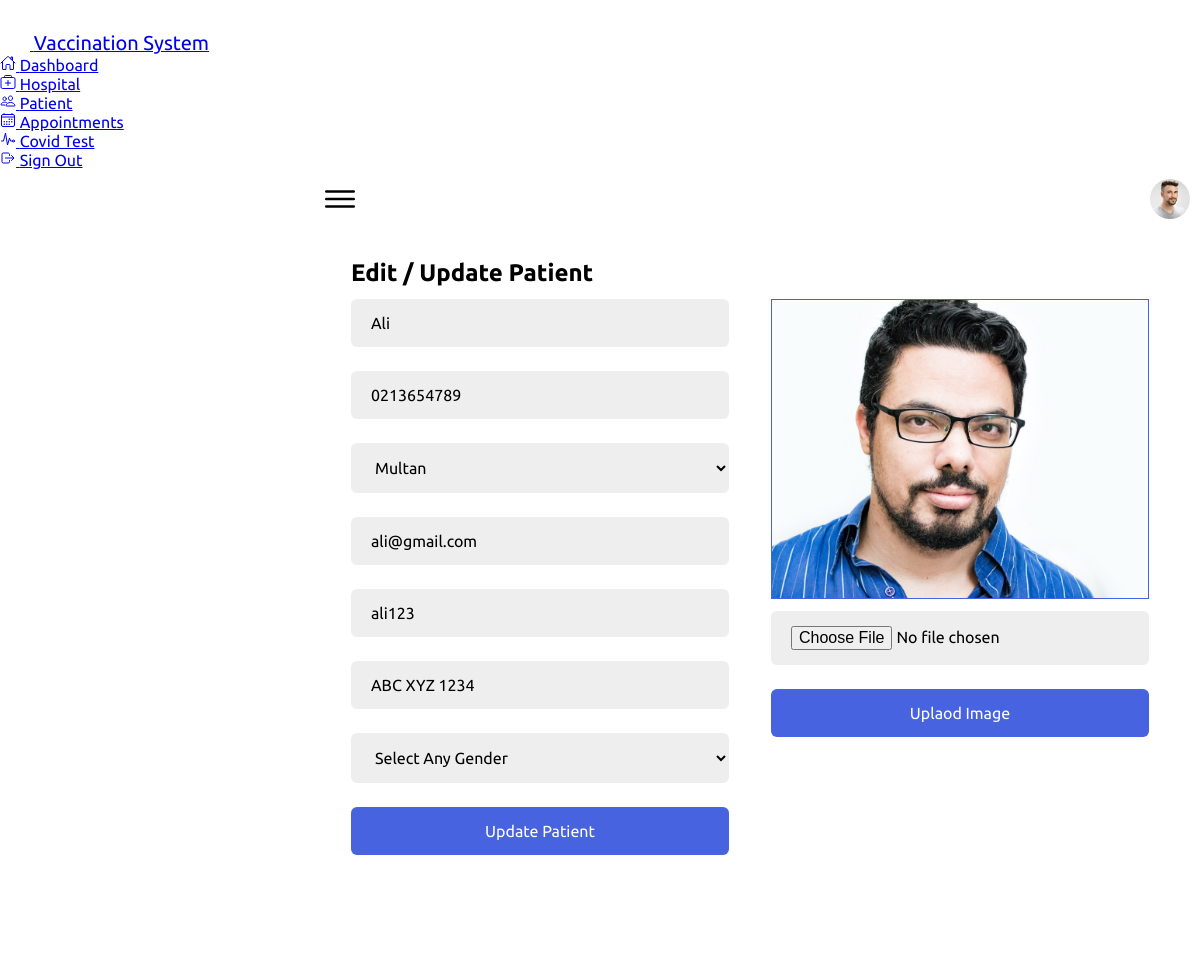
Page /Admin/edit_patient.php?id=1 (signed in) on the committed database.
### tables this page shows
CREATE TABLE `tbl_patient` (
  `id` int(11) NOT NULL,
  `name` varchar(50) NOT NULL,
  `contact` varchar(15) NOT NULL,
  `email` varchar(50) NOT NULL,
  `password` varchar(50) NOT NULL,
  `cid` int(11) NOT NULL,
  `address` varchar(150) NOT NULL,
  `gender` varchar(15) NOT NULL,
  `image` varchar(100) NOT NULL,
  `status` varchar(50) NOT NULL DEFAULT 'activate'
);

CREATE TABLE `tbl_city` (
  `id` int(11) NOT NULL,
  `name` varchar(50) NOT NULL
);

### Admin/edit_patient.php (the view, shortened to what this page needs)
<?php
    include("connection.php");
    $query = "SELECT * FROM tbl_patient WHERE id=$_GET[id]";
    $result = mysqli_query($connection,$query);
    $row = mysqli_fetch_assoc($result);
?>
<!DOCTYPE html>
<html lang="en">
<head>
    <link rel="stylesheet" href="assets/css/index.css">
</head>
<body>
    <div class="container">
        <?php
            include("navigation.php");
        ?>
        <div class="main">
            <div class="topbar">
                <div class="toggle">
                    <ion-icon name="menu-outline"></ion-icon>
                </div>
                <div class="user">
                    <a href='profile.php'><img src="assets/imgs/customer01.jpg" alt=""></a>
                </div>
            </div>
            <div class="mainContent">
                <div class="leftSide">
                <h2>Edit / Update Patient</h2>
                <form method="post" enctype="multipart/form-data" autocomplete="off">
                    <input type="text" placeholder="Enter Patient Name" name="name" value="<?php echo $row['name'];?>"><br>
                    <input type="number" placeholder="Enter Patient Number" name="phone" value="<?php echo $row['contact'];?>"><br>
                    <select name="city">
                        <?php
                            $query = "SELECT * FROM tbl_city";
                            $result = mysqli_query($connection,$query);
                            foreach ($result as $row1) {
                                echo "<option value='".$row1['id']."'";
                                if ($row['cid'] == $row1['id']) {
                                    echo " selected";
                                }
                                echo ">".$row1['name']."</option>";
                            }
                        ?>
                    </select><br>
                    <input type="email" placeholder="Enter Patient Email" name="email" value="<?php echo $row['email'];?>"><br>
                    <input type="text" placeholder="Enter Patient Password" name="password" value="<?php echo $row['password'];?>"><br>
                    <input type="text" placeholder="Enter Patient Address" name="address" value="<?php echo $row['address'];?>"><br>
                    <select name="gender">
                        <option hidden>Select Any Gender</option>
                    </select>
                    <input type="submit" value="Update Patient" name="btnadd">
                </form>
                </div>
                <div class="rightSide">
                    <div class="image">
                        <img src="<?php echo $row['image'];?>">
                    </div>
                    <form method="post" enctype="multipart/form-data">
                        <input type="file" name="image">
                        <input type="submit" value="Uplaod Image" name="btnupload">
                    </form>
                </div>
            </div>
        </div>
    </div>
</body>
</html>

### Admin/assets/css/index.css (style rules this page uses)
* { font-family: "Ubuntu", sans-serif; margin: 0; padding: 0; box-sizing: border-box; }
:root { --white: #fff; --gray: #f5f5f5; --black1: #222; --black2: #999; --blue:#4763e0; }
body { min-height: 100vh; overflow-x: hidden; }
.container { position: relative; width: 100%; }
.main { position: absolute; width: calc(100% - 300px); left: 300px; min-height: 100vh; background: var(--white); transition: 0.5s; }
.topbar { width: 100%; height: 60px; display: flex; justify-content: space-between; align-items: center; padding: 0 10px; }
.toggle { position: relative; width: 60px; height: 60px; display: flex; justify-content: center; align-items: center; font-size: 2.5rem; cursor: pointer; }
.user { position: relative; width: 40px; height: 40px; border-radius: 50%; overflow: hidden; cursor: pointer; }
.user img { position: absolute; top: 0; left: 0; width: 100%; height: 100%; object-fit: cover; }

### Admin/edit_patient.php (style rules this page uses)
.mainContent { padding: 30px; display: flex; justify-content: space-around; }
.mainContent .leftSide { width: 45%; }
.mainContent form input, .mainContent form select { width: 100%; border: none; outline: none; padding: 15px 20px; border-radius: 6px; background-color: #eee; margin: 12px 0px; font-size: 16px; }
.mainContent form input[type="submit"] { background-color: #4763e0; color: #fff; }
.mainContent .rightSide { width: 45%; }
.mainContent .rightSide .image { width: 100%; height: 300px; border: 1px solid #4763e0; margin-top: 40px; }
.mainContent .rightSide .image img { width: 100%; height: 100%; object-fit: cover; }

### rows in the picture
tbl_patient: name "Ali", phone "0213654789", city "Multan", email "ali@gmail.com", password "ali123", address "ABC XYZ 1234", image (placeholder picture)
